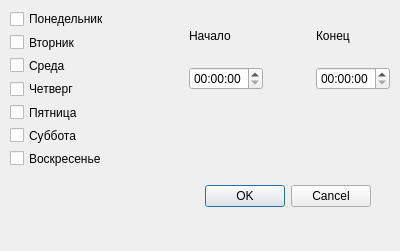
<?xml version="1.0" encoding="UTF-8"?>
<ui version="4.0">
 <class>Period</class>
 <widget class="QDialog" name="Period">
  <property name="geometry">
   <rect>
    <x>0</x>
    <y>0</y>
    <width>400</width>
    <height>251</height>
   </rect>
  </property>
  <property name="windowTitle">
   <string>Период наблюдения</string>
  </property>
  <widget class="QDialogButtonBox" name="buttonBox">
   <property name="geometry">
    <rect>
     <x>30</x>
     <y>180</y>
     <width>341</width>
     <height>32</height>
    </rect>
   </property>
   <property name="orientation">
    <enum>Qt::Horizontal</enum>
   </property>
   <property name="standardButtons">
    <set>QDialogButtonBox::Cancel|QDialogButtonBox::Ok</set>
   </property>
  </widget>
  <widget class="QWidget" name="verticalLayoutWidget">
   <property name="geometry">
    <rect>
     <x>10</x>
     <y>10</y>
     <width>160</width>
     <height>157</height>
    </rect>
   </property>
   <layout class="QVBoxLayout" name="verticalLayout">
    <item>
     <widget class="QCheckBox" name="checkBox_monday">
      <property name="text">
       <string>Понедельник</string>
      </property>
      <attribute name="buttonGroup">
       <string notr="true">buttonGroup_weekday</string>
      </attribute>
     </widget>
    </item>
    <item>
     <widget class="QCheckBox" name="checkBox_tuesday">
      <property name="text">
       <string>Вторник</string>
      </property>
      <attribute name="buttonGroup">
       <string notr="true">buttonGroup_weekday</string>
      </attribute>
     </widget>
    </item>
    <item>
     <widget class="QCheckBox" name="checkBox_Wednesday">
      <property name="text">
       <string>Среда</string>
      </property>
      <attribute name="buttonGroup">
       <string notr="true">buttonGroup_weekday</string>
      </attribute>
     </widget>
    </item>
    <item>
     <widget class="QCheckBox" name="checkBox_thursday">
      <property name="text">
       <string>Четверг</string>
      </property>
      <attribute name="buttonGroup">
       <string notr="true">buttonGroup_weekday</string>
      </attribute>
     </widget>
    </item>
    <item>
     <widget class="QCheckBox" name="checkBox_friday">
      <property name="text">
       <string>Пятница</string>
      </property>
      <attribute name="buttonGroup">
       <string notr="true">buttonGroup_weekday</string>
      </attribute>
     </widget>
    </item>
    <item>
     <widget class="QCheckBox" name="checkBox_saturday">
      <property name="text">
       <string>Суббота</string>
      </property>
      <attribute name="buttonGroup">
       <string notr="true">buttonGroup_weekday</string>
      </attribute>
     </widget>
    </item>
    <item>
     <widget class="QCheckBox" name="checkBox_sunday">
      <property name="text">
       <string>Воскресенье</string>
      </property>
      <attribute name="buttonGroup">
       <string notr="true">buttonGroup_weekday</string>
      </attribute>
     </widget>
    </item>
   </layout>
  </widget>
  <widget class="QWidget" name="gridLayoutWidget">
   <property name="geometry">
    <rect>
     <x>189</x>
     <y>10</y>
     <width>201</width>
     <height>80</height>
    </rect>
   </property>
   <layout class="QGridLayout" name="gridLayout">
    <item row="1" column="2">
     <widget class="QTimeEdit" name="timeEdit_end"/>
    </item>
    <item row="1" column="0">
     <widget class="QTimeEdit" name="timeEdit_begin"/>
    </item>
    <item row="1" column="1">
     <spacer name="horizontalSpacer">
      <property name="orientation">
       <enum>Qt::Horizontal</enum>
      </property>
      <property name="sizeHint" stdset="0">
       <size>
        <width>40</width>
        <height>20</height>
       </size>
      </property>
     </spacer>
    </item>
    <item row="0" column="0">
     <widget class="QLabel" name="label_begin">
      <property name="text">
       <string>Начало</string>
      </property>
     </widget>
    </item>
    <item row="0" column="2">
     <widget class="QLabel" name="label_end">
      <property name="text">
       <string>Конец</string>
      </property>
     </widget>
    </item>
   </layout>
  </widget>
 </widget>
 <resources/>
 <connections>
  <connection>
   <sender>buttonBox</sender>
   <signal>accepted()</signal>
   <receiver>Period</receiver>
   <slot>accept()</slot>
   <hints>
    <hint type="sourcelabel">
     <x>248</x>
     <y>254</y>
    </hint>
    <hint type="destinationlabel">
     <x>157</x>
     <y>274</y>
    </hint>
   </hints>
  </connection>
  <connection>
   <sender>buttonBox</sender>
   <signal>rejected()</signal>
   <receiver>Period</receiver>
   <slot>reject()</slot>
   <hints>
    <hint type="sourcelabel">
     <x>316</x>
     <y>260</y>
    </hint>
    <hint type="destinationlabel">
     <x>286</x>
     <y>274</y>
    </hint>
   </hints>
  </connection>
 </connections>
 <buttongroups>
  <buttongroup name="buttonGroup_weekday"/>
 </buttongroups>
</ui>
